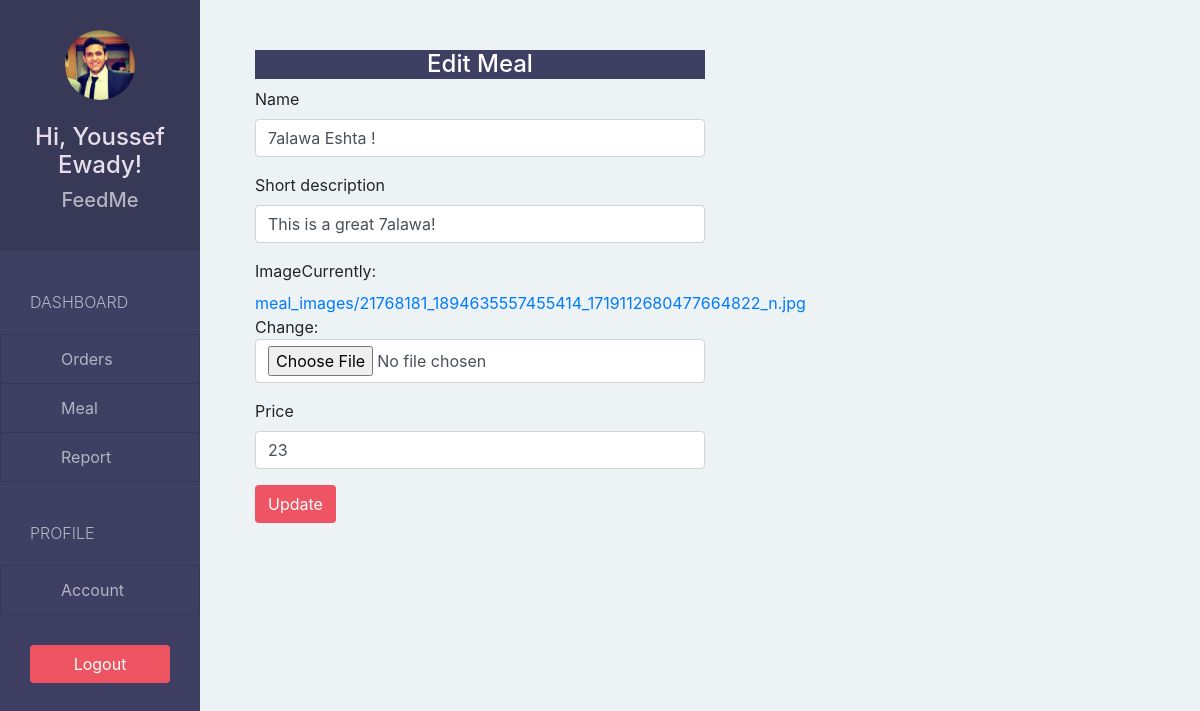
/restaurant/meal/edit/1 (signed in), run on the app's committed database.
### foodtaskerapp/models.py (models this page shows, shortened)
class Restaurant(models.Model):
    user = models.OneToOneField(User, on_delete=models.CASCADE, related_name='restaurant')
    name = models.CharField(max_length=500)
    phone = models.CharField(max_length=500)
    address = models.CharField(max_length=500)
    logo = models.ImageField(upload_to='restaurant_logo/', blank=False)

class Meal(models.Model):
    restaurant = models.ForeignKey(Restaurant, on_delete=models.CASCADE)
    name = models.CharField(max_length=500)
    short_description = models.CharField(max_length=500)
    image = models.ImageField(upload_to='meal_images/', blank=False)
    price = models.IntegerField(default=0)

### foodtaskerapp/views.py (the view)
# urls.py: url(r'^restaurant/meal/edit/(?P<meal_id>\d+)$', views.restaurant_edit_meal, name = 'restaurant-edit-meal'),
@login_required(login_url='/restaurant/sign-in/')
def restaurant_edit_meal(request, meal_id):
    form = MealForm(instance=Meal.objects.get(id = meal_id))
    if request.method == "POST":
        form = MealForm(request.POST, request.FILES, instance = Meal.objects.get(id = meal_id))
        if form.is_valid():
            form.save();
            return redirect(restaurant_meal)
    return render(request, 'restaurant/edit_meal.html', {
    "form": form
    })

### foodtaskerapp/forms.py
class MealForm(forms.ModelForm):
    class Meta:
        model = Meal
        exclude = ("restaurant",)

### foodtaskerapp/templates/restaurant/edit_meal.html (shortened to what this page needs)
{% extends 'restaurant/base.html'%}
{% load bootstrap4 %}
{% block page %}
    <div class="col-lg-offset-2 col-lg-8">
      <div class="panel">
        <div class="panel-heading bg-blue">
          <h4 class="panel-tittle text-center text-white">
            Edit Meal
          </h4>
        </div>
        <div class="panel-body">
          <form method="POST" enctype="multipart/form-data">
            {% bootstrap_form form %}
            <button type="submit" class="btn btn-pink">Update</button>
          </form>
        </div>
      </div>
    </div>
{% endblock %}

### foodtaskerapp/templates/restaurant/base.html (shortened to what this page needs)
{% extends 'base.html' %}
{% block sidebar %}
    {% url 'restaurant-order' as restaurant_order_url %}
    {% url 'restaurant-meal' as restaurant_meal_url %}
    {% url 'restaurant-report' as restaurant_report_url %}
    {% url 'restaurant-account' as restaurant_account_url %}
    <div class="text-center">
      <img class="rounded-circle" src="{{ MEDIA_URL }}{{ request.user.restaurant.logo }}"
          width="70" height="70"/>
      <br/>
      <br/>
      <h4>Hi, {{ request.user.get_full_name }}</h4>
      <h5>{{ request.user.restaurant.name }}</h5>
    </div>
    <div class="list-group">
      <span class="text-uppercase">Dashboard</span>
      <a href="{% url 'restaurant-order' %}"
          class="list-group-item  {% if request.path == restaurant_order_url %} active {% endif%}">
          Orders
        </a>
      <a href="{% url 'restaurant-meal' %}"
          class="list-group-item {% if request.path == restaurant_meal_url %} active {% endif%}">Meal</a>
      <a href="{% url 'restaurant-report' %}"
          class="list-group-item {% if request.path == restaurant_report_url %} active {% endif%}">Report</a>
      <span class="text-uppercase">Profile</span>
      <a href="{% url 'restaurant-account' %}"
      class="list-group-item {% if request.path == restaurant_account_url %} active {% endif%}">Account</a>
    </div>
    <div class="class text-center">
      <a href="{% url 'restaurant-sign-out' %}?next={{ request.path }}"
          class="btn btn-pink">Logout</a>
    </div>
{% endblock %}

### foodtaskerapp/static/css/style.css (style rules this page uses)
body { padding-top: 50px; background-color: #EDF2F5; overflow: auto; }
.bg-blue { background-color: #3F3F63; }
.text-white { color: white; }
.btn-pink { color: white; background-color: #EE5462; }
.sidebar > div:first-child { padding: 30px 10px; font-weight: bold; font-size: 15px; background-color: #383957; }
.sidebar > div:first-child > h4 { color: #e8deeb; }
.sidebar > div:first-child > h5 { color: #b6b4c1; }
.sidebar .list-group { padding: 0; background-color: #3f3f63; }
.sidebar .list-group > span { color: #b6b4c1; display: black; margin-top: 20px; padding: 20px 30px; font-size: 16px; font-weight: 300; }
.sidebar .list-group .list-group-item, .sidebar .list-group .list-group-item:focus { background-color: #3F3F63; color: #b6b4c1; border-radius: 0; padding-left: 60px; padding-right: 30px; }
.sidebar > div:last-child { padding: 30px; }
.sidebar > div:last-child .btn { width: 100%; }

### data on the page
Meal: name "7alawa Eshta !", short_description "This is a great 7alawa!", price "23"

### other printed values
{{ request.user.get_full_name }} "Youssef Ewady!"
{{ request.user.restaurant.name }} "FeedMe"
